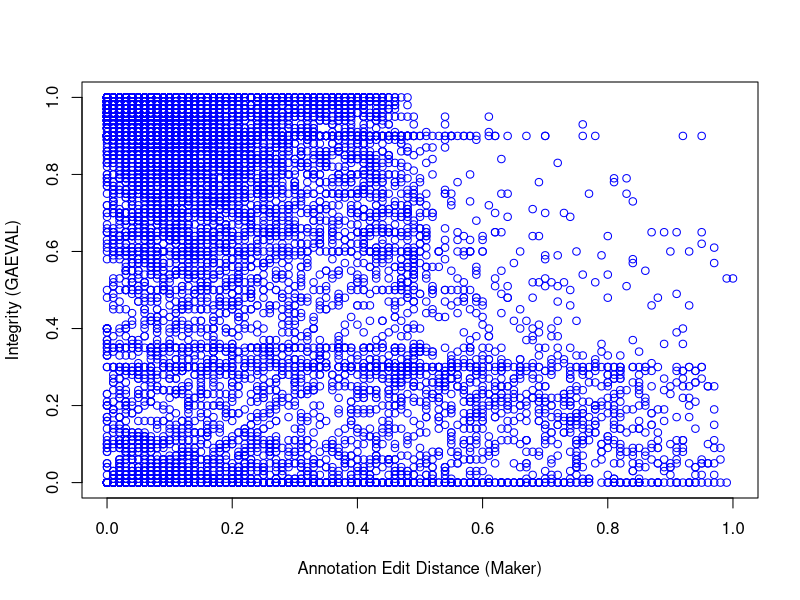
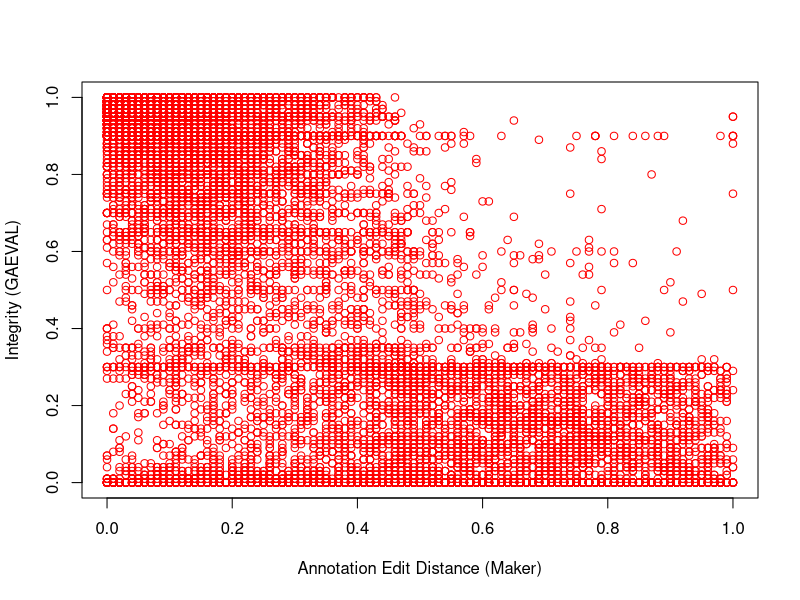
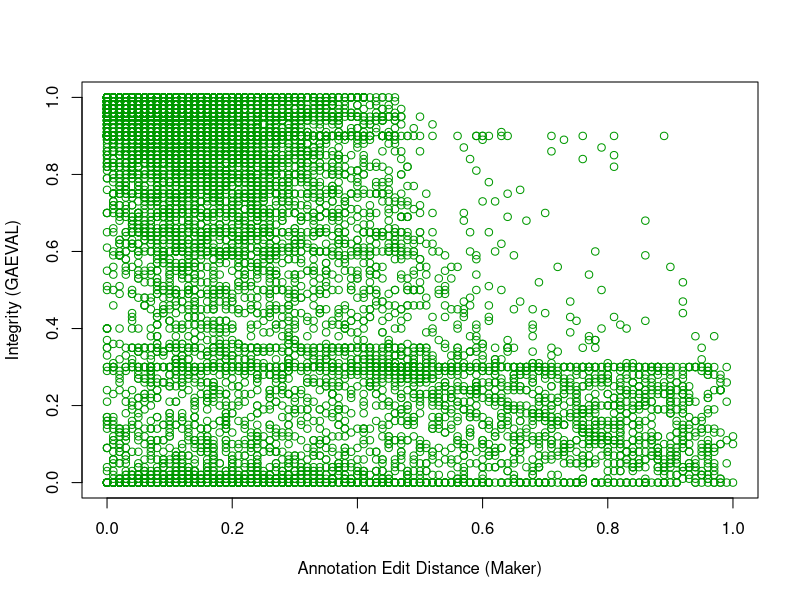
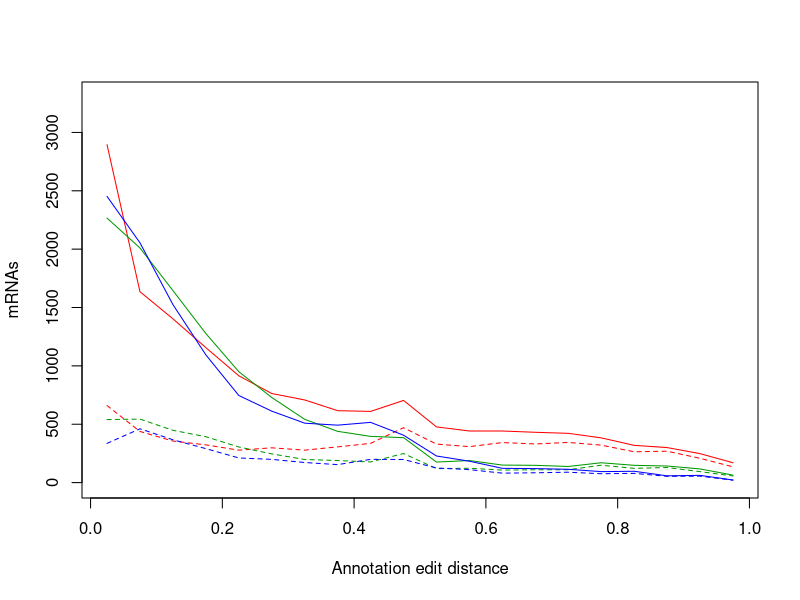
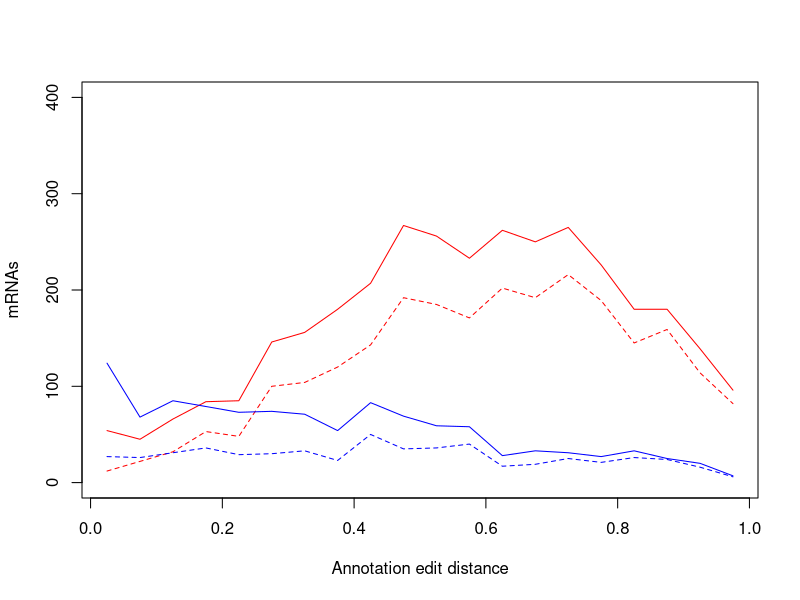
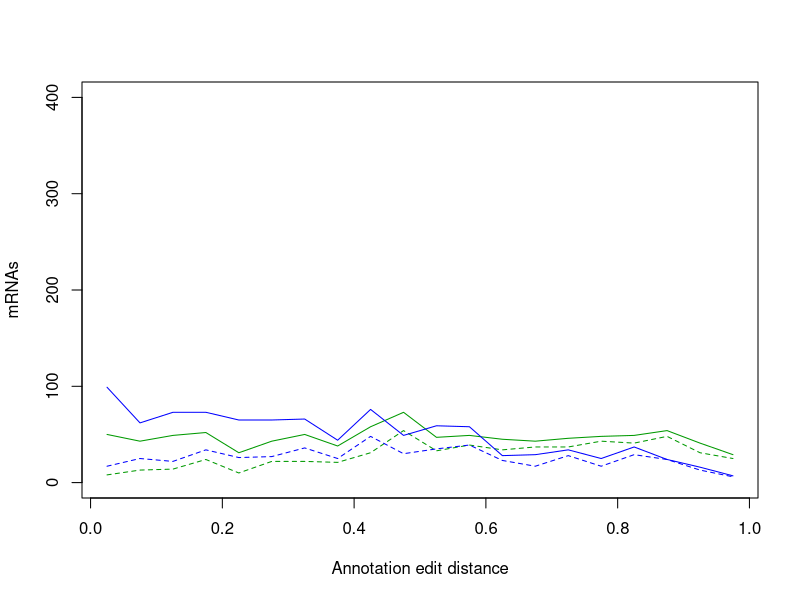
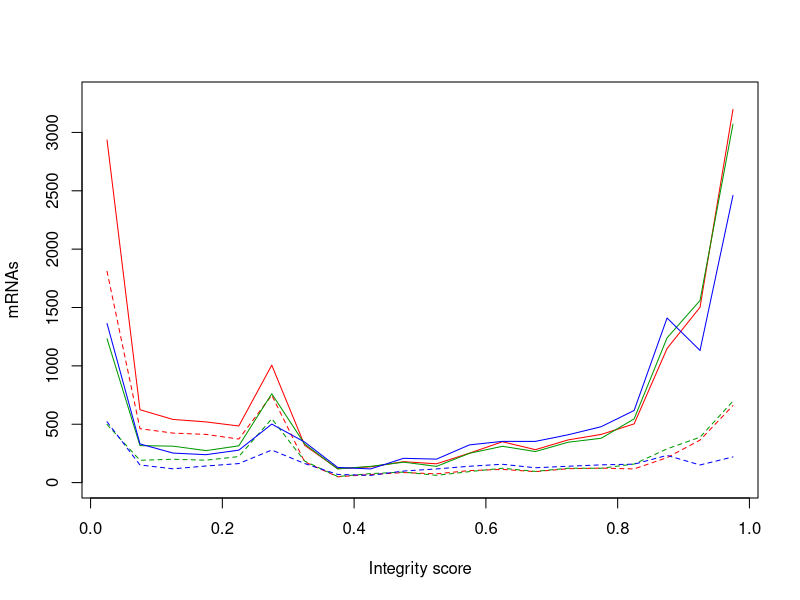
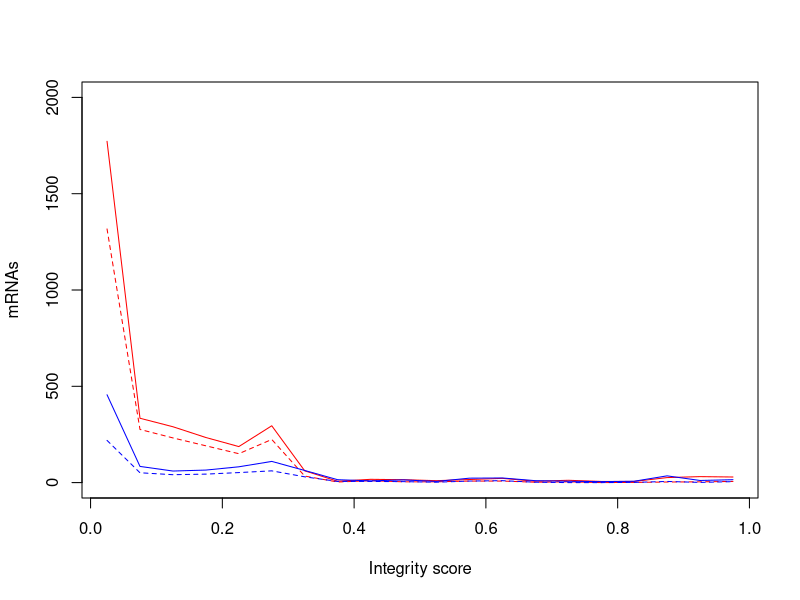

The R script that drew these images, in order:
#!/usr/bin/env Rscript

r11_v_p12a <- read.table("pdom-r11-v-p12a.aed-gaeval.txt", header=TRUE, sep="\t")
r11_v_p12b <- read.table("pdom-r11-v-p12b.aed-gaeval.txt", header=TRUE, sep="\t")

r11a <- r11_v_p12a[r11_v_p12a$Version == "r11" ,]
p12a <- r11_v_p12a[r11_v_p12a$Version == "p12a",]
r11b <- r11_v_p12b[r11_v_p12b$Version == "r11" ,]
p12b <- r11_v_p12b[r11_v_p12b$Version == "p12b",]

png("viz/aed-int-corr-r11.png", width=1200, height=1200, res=150)
plot(r11a$AED, r11a$Integrity, main="", xlab="Annotation Edit Distance (Maker)",
     ylab="Integrity (GAEVAL)", col="blue")
d <- dev.off()
png("viz/aed-int-corr-p12a.png", width=1200, height=1200, res=150)
plot(p12a$AED, p12a$Integrity, main="", xlab="Annotation Edit Distance (Maker)",
     ylab="Integrity (GAEVAL)", col="red")
d <- dev.off()
png("viz/aed-int-corr-p12b.png", width=1200, height=1200, res=150)
plot(p12b$AED, p12b$Integrity, main="", xlab="Annotation Edit Distance (Maker)",
     ylab="Integrity (GAEVAL)", col="#009900")
d <- dev.off()

r11.aed.h <- hist(r11a$AED, plot=FALSE, breaks=20)
r11.snap.aed.h <- hist(r11a$AED[r11a$AbInit == "snap"], plot=FALSE, breaks=20)
p12a.aed.h <- hist(p12a$AED, plot=FALSE, breaks=20)
p12a.snap.aed.h <- hist(p12a$AED[p12a$AbInit == "snap"], plot=FALSE, breaks=20)
p12b.aed.h <- hist(p12b$AED, plot=FALSE, breaks=20)
p12b.snap.aed.h <- hist(p12b$AED[p12b$AbInit == "snap"], plot=FALSE, breaks=20)

png("viz/aed-dist.png", width=1200, height=1200, res=150)
plot(p12a.aed.h$mids, p12a.aed.h$counts, type="l", col="red", main="",
     xlab="Annotation edit distance", ylab="mRNAs", ylim=c(0, 3300))
lines(p12a.snap.aed.h$mids, p12a.snap.aed.h$counts, col="red", lty=2)
lines(p12b.aed.h$mids,      p12b.aed.h$counts,      col="#009900")
lines(p12b.snap.aed.h$mids, p12b.snap.aed.h$counts, col="#009900", lty=2)
lines(r11.aed.h$mids,      r11.aed.h$counts,      col="blue")
lines(r11.snap.aed.h$mids, r11.snap.aed.h$counts, col="blue", lty=2)
d <- dev.off()


r11a.uniq.aed.h <- hist(r11a$AED[r11a$Unique == "yes"], plot=FALSE, breaks=20)
r11a.uniq.snap.aed.h <- hist(r11a$AED[r11a$Unique == "yes" & r11a$AbInit == "snap"], plot=FALSE, breaks=20)
p12a.uniq.aed.h <- hist(p12a$AED[p12a$Unique == "yes"], plot=FALSE, breaks=20)
p12a.uniq.snap.aed.h <- hist(p12a$AED[p12a$Unique == "yes" & p12a$AbInit == "snap"], plot=FALSE, breaks=20)

png("viz/aed-uniq-dist-r11-v-p12a.png", width=1200, height=1200, res=150)
plot(p12a.uniq.aed.h$mids, p12a.uniq.aed.h$counts, type="l", col="red", main="",
     xlab="Annotation edit distance", ylab="mRNAs", ylim=c(0, 400))
lines(p12a.uniq.snap.aed.h$mids, p12a.uniq.snap.aed.h$counts, col="red", lty=2)
lines(r11a.uniq.aed.h$mids,      r11a.uniq.aed.h$counts,      col="blue")
lines(r11a.uniq.snap.aed.h$mids, r11a.uniq.snap.aed.h$counts, col="blue", lty=2)
d <- dev.off()

r11b.uniq.aed.h <- hist(r11b$AED[r11b$Unique == "yes"], plot=FALSE, breaks=20)
r11b.uniq.snap.aed.h <- hist(r11b$AED[r11b$Unique == "yes" & r11b$AbInit == "snap"], plot=FALSE, breaks=20)
p12b.uniq.aed.h <- hist(p12b$AED[p12b$Unique == "yes"], plot=FALSE, breaks=20)
p12b.uniq.snap.aed.h <- hist(p12b$AED[p12b$Unique == "yes" & p12b$AbInit == "snap"], plot=FALSE, breaks=20)

png("viz/aed-uniq-dist-r11-v-p12b.png", width=1200, height=1200, res=150)
plot(p12b.uniq.aed.h$mids, p12b.uniq.aed.h$counts, type="l", col="#009900", main="",
     xlab="Annotation edit distance", ylab="mRNAs", ylim=c(0, 400))
lines(p12b.uniq.snap.aed.h$mids, p12b.uniq.snap.aed.h$counts, col="#009900", lty=2)
lines(r11b.uniq.aed.h$mids,      r11b.uniq.aed.h$counts,      col="blue")
lines(r11b.uniq.snap.aed.h$mids, r11b.uniq.snap.aed.h$counts, col="blue", lty=2)
d <- dev.off()

r11.int.h <- hist(r11a$Integrity, plot=FALSE, breaks=20)
r11.snap.int.h <- hist(r11a$Integrity[r11a$AbInit == "snap"], plot=FALSE, breaks=20)
p12a.int.h <- hist(p12a$Integrity, plot=FALSE, breaks=20)
p12a.snap.int.h <- hist(p12a$Integrity[p12a$AbInit == "snap"], plot=FALSE, breaks=20)
p12b.int.h <- hist(p12b$Integrity, plot=FALSE, breaks=20)
p12b.snap.int.h <- hist(p12b$Integrity[p12b$AbInit == "snap"], plot=FALSE, breaks=20)

png("viz/int-dist.png", width=1200, height=1200, res=150)
plot(p12a.int.h$mids, p12a.int.h$counts, type="l", col="red", main="",
     xlab="Integrity score", ylab="mRNAs", ylim=c(0, 3300))
lines(p12a.snap.int.h$mids, p12a.snap.int.h$counts, col="red", lty=2)
lines(p12b.int.h$mids,      p12b.int.h$counts,      col="#009900")
lines(p12b.snap.int.h$mids, p12b.snap.int.h$counts, col="#009900", lty=2)
lines(r11.int.h$mids,      r11.int.h$counts,      col="blue")
lines(r11.snap.int.h$mids, r11.snap.int.h$counts, col="blue", lty=2)
d <- dev.off()

r11a.uniq.int.h <- hist(r11a$Integrity[r11a$Unique == "yes"], plot=FALSE, breaks=20)
r11a.uniq.snap.int.h <- hist(r11a$Integrity[r11a$Unique == "yes" & r11a$AbInit == "snap"], plot=FALSE, breaks=20)
p12a.uniq.int.h <- hist(p12a$Integrity[p12a$Unique == "yes"], plot=FALSE, breaks=20)
p12a.uniq.snap.int.h <- hist(p12a$Integrity[p12a$Unique == "yes" & p12a$AbInit == "snap"], plot=FALSE, breaks=20)

png("viz/int-uniq-dist-r11-v-p12a.png", width=1200, height=1200, res=150)
plot(p12a.uniq.int.h$mids, p12a.uniq.int.h$counts, type="l", col="red", main="",
     xlab="Integrity score", ylab="mRNAs", ylim=c(0, 2000))
lines(p12a.uniq.snap.int.h$mids, p12a.uniq.snap.int.h$counts, col="red", lty=2)
lines(r11a.uniq.int.h$mids,      r11a.uniq.int.h$counts,      col="blue")
lines(r11a.uniq.snap.int.h$mids, r11a.uniq.snap.int.h$counts, col="blue", lty=2)
d <- dev.off()

r11b.uniq.int.h <- hist(r11b$Integrity[r11b$Unique == "yes"], plot=FALSE, breaks=20)
r11b.uniq.snap.int.h <- hist(r11b$Integrity[r11b$Unique == "yes" & r11b$AbInit == "snap"], plot=FALSE, breaks=20)
p12b.uniq.int.h <- hist(p12b$Integrity[p12b$Unique == "yes"], plot=FALSE, breaks=20)
p12b.uniq.snap.int.h <- hist(p12b$Integrity[p12b$Unique == "yes" & p12b$AbInit == "snap"], plot=FALSE, breaks=20)

png("viz/int-uniq-dist-r11-v-p12b.png", width=1200, height=1200, res=150)
plot(p12b.uniq.int.h$mids, p12b.uniq.int.h$counts, type="l", col="#009900", main="",
     xlab="Integrity score", ylab="mRNAs", ylim=c(0, 2000))
lines(p12b.uniq.snap.int.h$mids, p12b.uniq.snap.int.h$counts, col="#009900", lty=2)
lines(r11b.uniq.int.h$mids,      r11b.uniq.int.h$counts,      col="blue")
lines(r11b.uniq.snap.int.h$mids, r11b.uniq.snap.int.h$counts, col="blue", lty=2)
d <- dev.off()